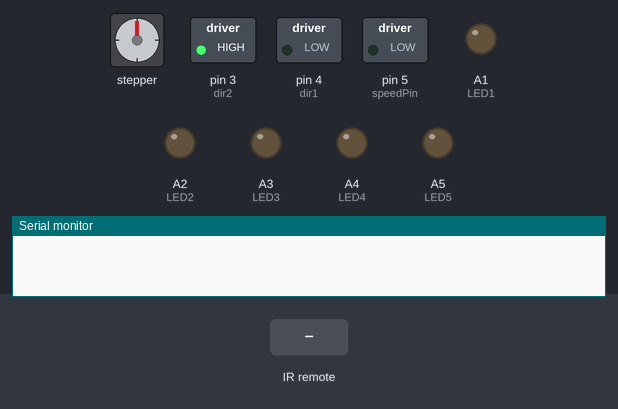
A sketch run on a simulated Arduino Uno, built with avr-gcc and run on an emulated ATmega328P. Parts: stepper motor, switched loads named in the sketch (green lamp = pin HIGH), output pins drawn as LEDs (lit = HIGH), the last lines printed to the serial monitor. The inputs (shaded band) are chosen by the test bench. Stepper angles assume 2048 steps per turn.

Above: at 1.2 s.
1.3 s: infrared code 0xFF906F received
At 3.4 s:
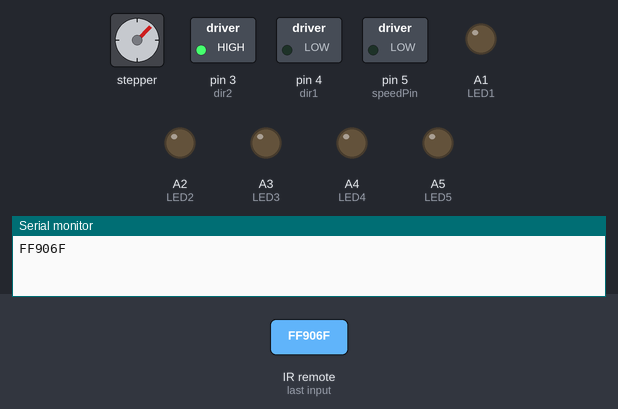
3.7 s: infrared code 0xFF30CF received
At 4.6 s:
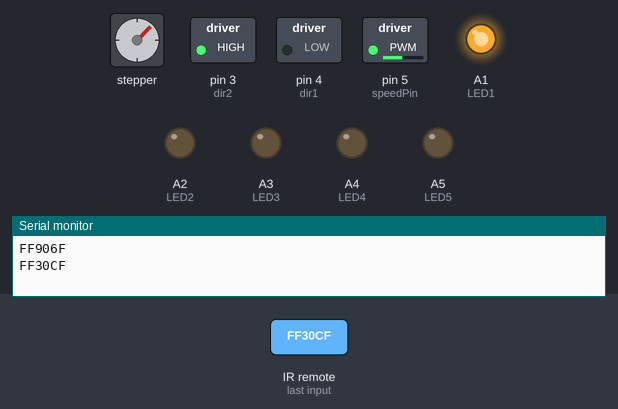
5.2 s: infrared code 0xFF18E7 received
At 5.8 s:
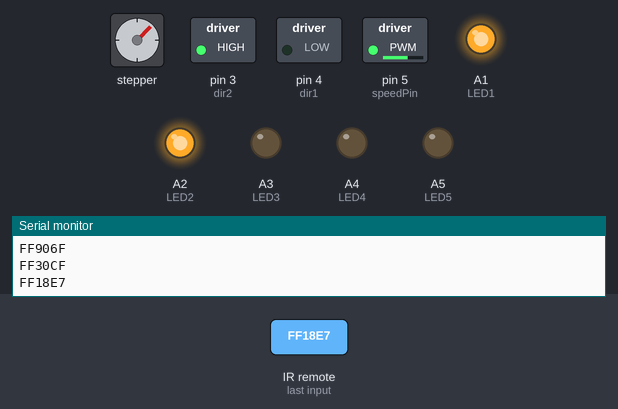
6.7 s: infrared code 0xFF7A85 received
At 7.9 s:
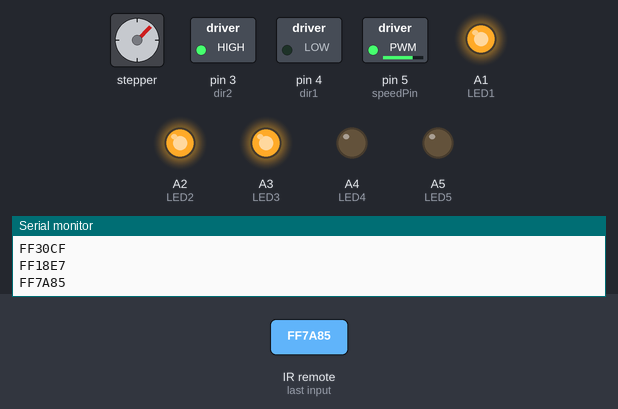
8.2 s: infrared code 0xFF10EF received
At 9.2 s:
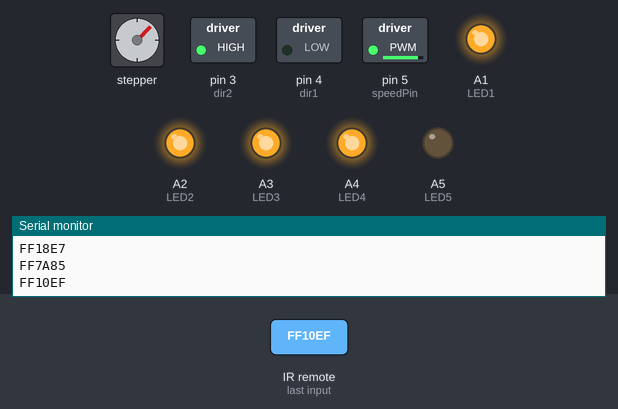
9.7 s: infrared code 0xFF38C7 received
At 10.4 s:
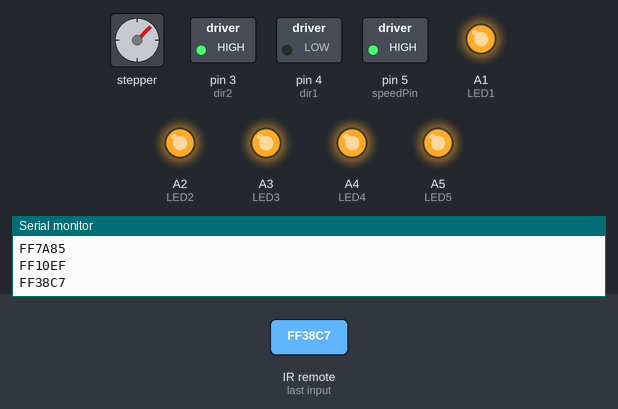
Timing chart, 0 to 12.2 s (numbered marks = the images above; inputs shaded):
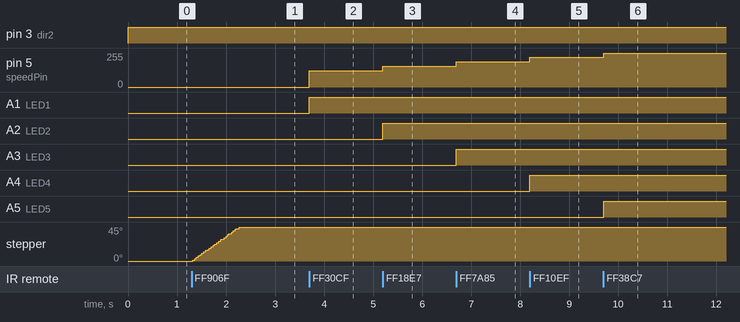

The sketch:

CODING.ino
```cpp
#include "Stepper.h"
#include "IRremote.h"

/*----- Variables, Pins -----*/
#define STEPS  32   // Number of steps per revolution of Internal shaft
int  Steps2Take;  // 2048 = 1 Revolution
int receiver = 6; // Signal Pin of IR receiver to Arduino Digital Pin 6

/*-----( Declare objects )-----*/
// Setup of proper sequencing for Motor Driver Pins
// In1, In2, In3, In4 in the sequence 1-3-2-4

int speedPin=5;
int dir1=4;
int dir2=3;
int mSpeed=0;
int fanSpeed;
int LED1=A1;
int LED2=A2;
int LED3=A3;
int LED4=A4;
int LED5=A5;

Stepper small_stepper(STEPS, 8, 10, 9, 11);
IRrecv irrecv(receiver);    // create instance of 'irrecv'
decode_results results;     // create instance of 'decode_results'

void setup()
{
  irrecv.enableIRIn(); // Start the receiver

  pinMode(speedPin,OUTPUT);
  pinMode(dir1,OUTPUT);
  pinMode(dir2,OUTPUT);

  pinMode(LED1,OUTPUT);
  pinMode(LED2,OUTPUT);
  pinMode(LED3,OUTPUT);
  pinMode(LED4,OUTPUT);
  pinMode(LED5,OUTPUT);

  Serial.begin(9600);
}

void loop() {
  digitalWrite(dir1,LOW);
  digitalWrite(dir2,HIGH);

  if (irrecv.decode(&results)) {
    Serial.println(results.value, HEX);
    switch(results.value) {
      case 0xFF30CF:
        fanSpeed=123;
        analogWrite(speedPin,fanSpeed);
        digitalWrite(LED1,HIGH);
        digitalWrite(LED2,LOW);
        digitalWrite(LED3,LOW);
        digitalWrite(LED4,LOW);
        digitalWrite(LED5,LOW);
        break;

      case 0xFF18E7:
        fanSpeed=156;
        analogWrite(speedPin,fanSpeed);
        digitalWrite(LED1,HIGH);
        digitalWrite(LED2,HIGH);
        digitalWrite(LED3,LOW);
        digitalWrite(LED4,LOW);
        digitalWrite(LED5,LOW);
        break;

      case 0xFF7A85:
        fanSpeed=189;
        analogWrite(speedPin,fanSpeed);
        digitalWrite(LED1,HIGH);
        digitalWrite(LED2,HIGH);
        digitalWrite(LED3,HIGH);
        digitalWrite(LED4,LOW);
        digitalWrite(LED5,LOW);
        break;

      case 0xFF10EF:
        fanSpeed=222;
        analogWrite(speedPin,fanSpeed);
        digitalWrite(LED1,HIGH);
        digitalWrite(LED2,HIGH);
        digitalWrite(LED3,HIGH);
        digitalWrite(LED4,HIGH);
        digitalWrite(LED5,LOW);
        break;

      case 0xFF38C7:
        fanSpeed=255;
        analogWrite(speedPin,fanSpeed);
        digitalWrite(LED1,HIGH);
        digitalWrite(LED2,HIGH);
        digitalWrite(LED3,HIGH);
        digitalWrite(LED4,HIGH);
        digitalWrite(LED5,HIGH);
        break;

      case 0xFFA25D:
        fanSpeed=0;
        analogWrite(speedPin,fanSpeed);
        digitalWrite(LED1,LOW);
        digitalWrite(LED2,LOW);
        digitalWrite(LED3,LOW);
        digitalWrite(LED4,LOW);
        digitalWrite(LED5,LOW);
        break;

      case 0xFF906F:
                      small_stepper.setSpeed(500); //Max seems to be 700
                      Steps2Take  =  256;  // Rotate CW
                      small_stepper.step(Steps2Take);
                      break;

      case 0xFFE01F:
                      small_stepper.setSpeed(500);
                      Steps2Take  =  -256;  // Rotate CCW
                      small_stepper.step(Steps2Take);
                      break;

    }

      irrecv.resume(); // receive the next value
  }


}/* --end main loop -- */
```

Measured:
- after the input at 1.3 s, stepper: turns 45° clockwise in 0.94 s, starting at once
- after the input at 3.7 s, pin 5 (speedPin): 0/255 → 123/255 at once; A1 (LED1): LOW → HIGH at once
- after the input at 5.2 s, pin 5 (speedPin): 123/255 → 156/255 at once; A2 (LED2): LOW → HIGH at once
- after the input at 6.7 s, pin 5 (speedPin): 156/255 → 189/255 at once; A3 (LED3): LOW → HIGH at once
- after the input at 8.2 s, pin 5 (speedPin): 189/255 → 222/255 at once; A4 (LED4): LOW → HIGH at once
- after the input at 9.7 s, pin 5 (speedPin): 222/255 → 255/255 at once; A5 (LED5): LOW → HIGH at once
